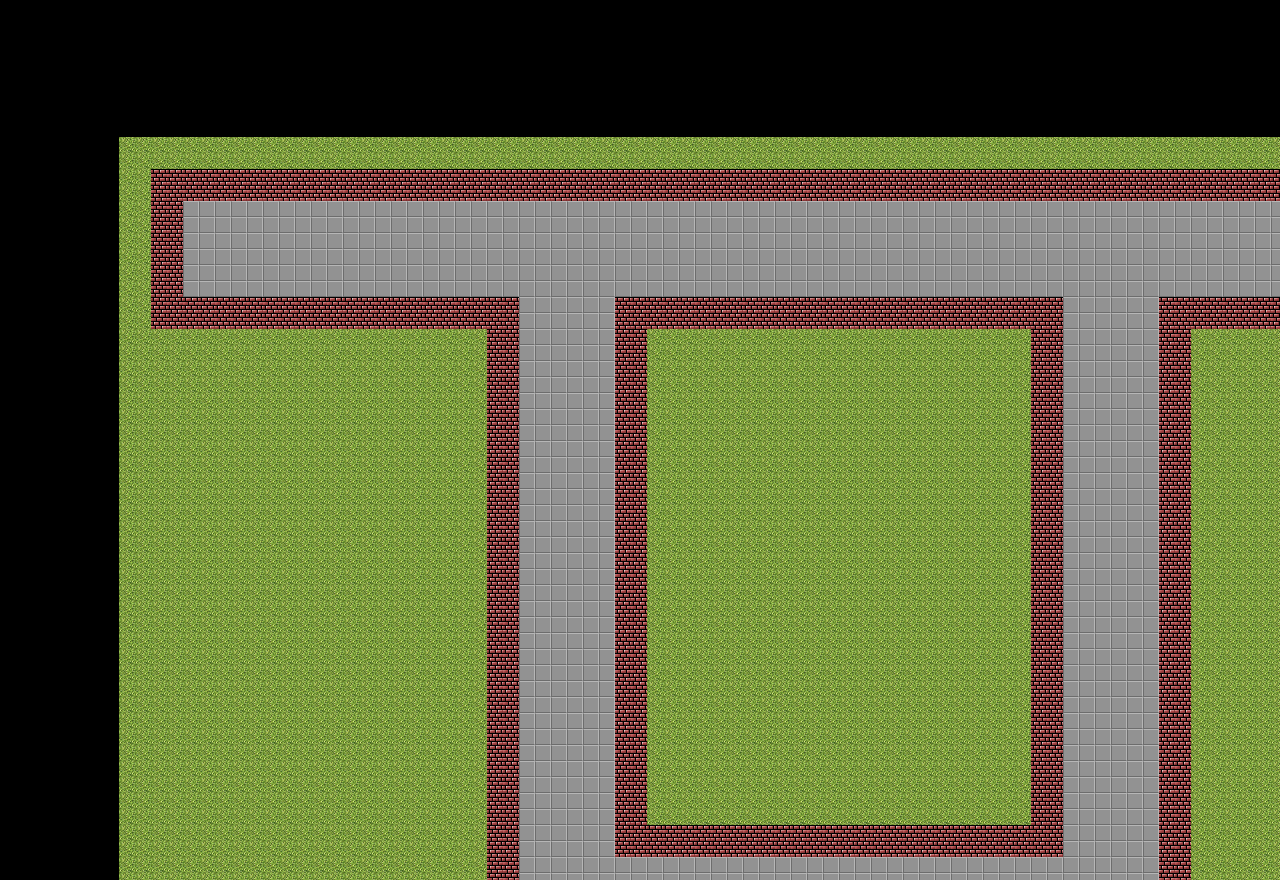

Rendered tile map (Tiled .tmx) drawn with the repository's tilesets; below, a short description and the map source with its tile grids summarised:
An orthogonal 80x55 tile map with 16x16 px tiles, 1 tile layer (Tile Layer 1), 3 tilesets, 1 image layer.

<map version="1.0" orientation="orthogonal" renderorder="right-down" width="80" height="55" tilewidth="16" tileheight="16" nextobjectid="1">
 <tileset firstgid="1" name="grass" tilewidth="16" tileheight="16" tilecount="1" columns="1">
  <image source="grass.png" width="16" height="16" />
  <terraintypes>
   <terrain name="New Terrain" tile="-1" />
  </terraintypes>
 </tileset>
 <tileset firstgid="2" name="brick" tilewidth="16" tileheight="16" tilecount="1" columns="1">
  <image source="brick.png" width="16" height="16" />
 </tileset>
 <tileset firstgid="3" name="tile" tilewidth="16" tileheight="16" tilecount="1" columns="1">
  <image source="tile1.png" width="16" height="16" />
 </tileset>
 <layer name="Tile Layer 1" width="80" height="55" offsetx="119.128" offsety="137.109">
  <data>[4400 cells, 4400 non-empty, 3 distinct tile ids]</data>
 </layer>
 <imagelayer name="Image Layer 1" offsetx="119.128" offsety="137.109">
  <image source="grass.png" />
 </imagelayer>
</map>
